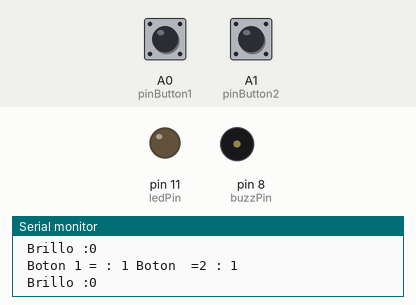
Simulated run of this sketch. Board: Arduino Uno, built with avr-gcc and run on an emulated ATmega328P. Parts: output pins drawn as LEDs (lit = HIGH), buzzer (waves = sounding, pin HIGH), the last lines printed to the serial monitor. Inputs (shaded band) come from the test bench; at power-on: A0 (pinButton1) HIGH, A1 (pinButton2) HIGH.

Above: at 1.2 s.
1.3 s: A0 (pinButton1) pulled LOW for 0.25 s
At 1.7 s:
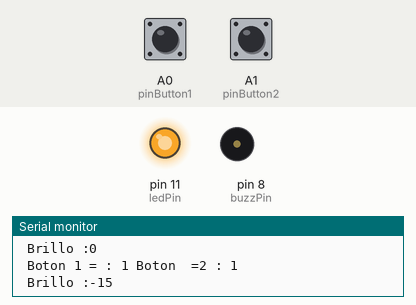
3.5 s: A1 (pinButton2) pulled LOW for 1 s
At 5.1 s:
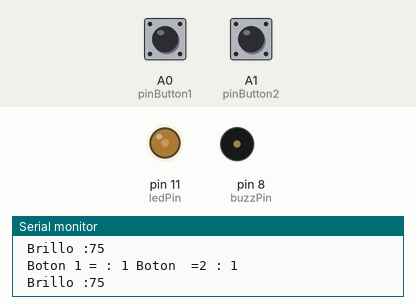
6.1 s: A0 (pinButton1) pulled LOW for 3.2 s
At 8.32 s:
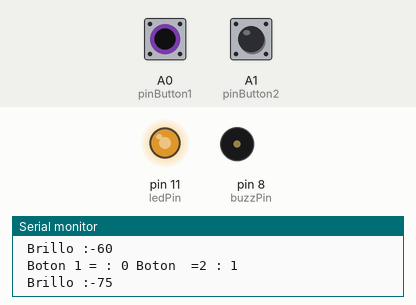
10.8 s: A0 (pinButton1) pulled LOW for 1 s
At 12.13 s:
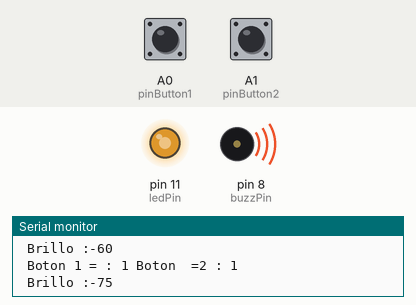
13.8 s: A0 (pinButton1) pulled LOW for 3.2 s
At 17.34 s:
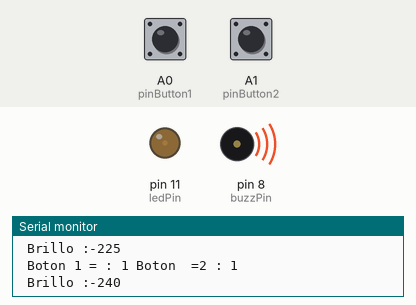
18.7 s: A1 (pinButton2) pulled LOW for 0.25 s
At 19.9 s:
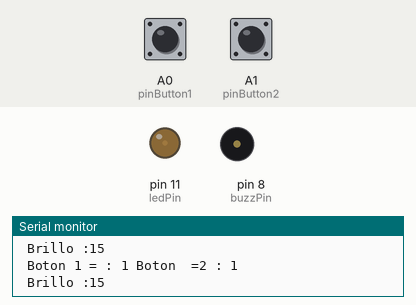
Timing chart, 0 to 21.7 s (numbered marks = the images above; inputs shaded):
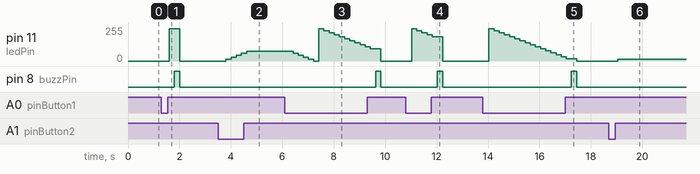

Measured:
- after the input at 1.3 s, pin 11 (ledPin): 0/255 → 241/255 after 0.30 s, → 0/255 0.40 s later; pin 8 (buzzPin): LOW → HIGH after 0.50 s, → LOW 0.20 s later
- after the input at 3.5 s, pin 11 (ledPin): moves from 0/255 to 75/255 over 0.80 s, starting after 0.31 s
- after the input at 6.1 s, pin 11 (ledPin): 75/255 → 60/255 after 0.32 s, → 45/255 0.20 s later, → 30/255 0.20 s later, → 15/255 0.20 s later, … (17 changes in this stretch); pin 8 (buzzPin): LOW → HIGH after 3.5 s, → LOW 0.20 s later
- after the input at 10.8 s, pin 11 (ledPin): 0/255 → 241/255 after 0.23 s, → 226/255 0.20 s later, → 211/255 0.20 s later, → 196/255 0.20 s later, … (6 changes in this stretch); pin 8 (buzzPin): LOW → HIGH after 1.2 s, → LOW 0.20 s later
- after the input at 13.8 s, pin 11 (ledPin): 0/255 → 241/255 after 0.24 s, → 226/255 0.20 s later, → 211/255 0.20 s later, → 196/255 0.20 s later, … (17 changes in this stretch); pin 8 (buzzPin): LOW → HIGH after 3.4 s, → LOW 0.20 s later
- after the input at 18.7 s, pin 11 (ledPin): 0/255 → 15/255 after 0.35 s

The sketch:

BotonInterruptorConResistenciaPullUpCambiaBrilloLed.ino
```cpp
//CLASE 29 https://www.youtube.com/watch?v=ajzHQpJDiRw&list=PLyLh25DppBIe40j3VBAslnVfs4Pz-B3ZB&index=31&ab_channel=JohannPerezE
//DOS BOTONES CON RESISTENCIAS PULL UP INTERRUPTORES PARA VARIAS BRILLO EN UN LED
//SE DEBEN CREAR VARIABLES PARA GUARDAR LOS VALORES DE LOS BOTONES
//0 =ENCENDIDO 1 =APAGADO

int pinButton1 = A0;
int pinButton2 = A1;
int ledPin = 11;
int buzzPin = 8;
int buttonNew1;
int buttonNew2;
int dtButton = 200;
int dtBuzz = 200;
int ledBright = 0;


void setup() {
  Serial.begin(9600);
  pinMode(ledPin, OUTPUT);
  pinMode(buzzPin, OUTPUT);
  pinMode(pinButton1, INPUT);
  pinMode(pinButton2, INPUT);
}

void loop() {
  buttonNew1 = digitalRead(pinButton1);
  buttonNew2 = digitalRead(pinButton2);
  Serial.print(" Boton 1 = : ");
  Serial.print(buttonNew1);
  Serial.print(" Boton  =2 : ");
  Serial.println(buttonNew2);
  Serial.print(" Brillo :");
  Serial.println(ledBright);
  delay(dtButton);

  if (buttonNew1 == 0) {
    ledBright = ledBright - 15;
    analogWrite(ledPin,ledBright);
  }

  else if (buttonNew2 == 0) {
    ledBright = ledBright + 15;
    analogWrite(ledPin,ledBright);
  }
  else if (ledBright < 0) {
    ledBright = 0;
    digitalWrite(buzzPin, HIGH);
    delay(dtBuzz);
    digitalWrite(buzzPin, LOW);
    analogWrite(ledPin,ledBright);
  }
  else if (ledBright > 255) {
    ledBright = 255;
    digitalWrite(buzzPin, HIGH);
    delay(dtBuzz);
    digitalWrite(buzzPin, LOW);
    analogWrite(ledPin,ledBright);
  }
}
```
